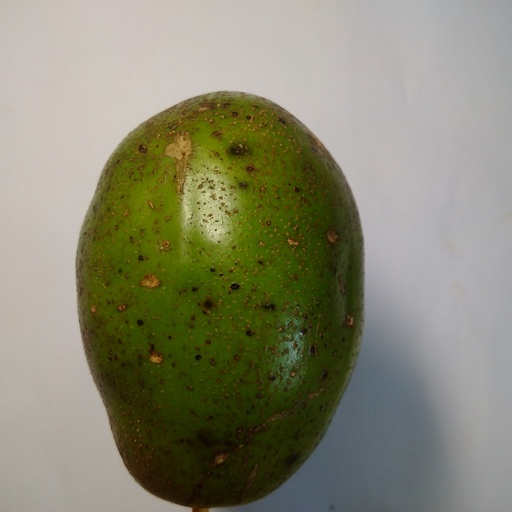
#> input picture Test/0Ambarella.jpg, 512 x 512 px; its folder holds only this picture in this run
$ python -i PreProcessing.py   (imports and definitions only)   (older library calls are emulated)
#> lines starting #> are read from the running program, lines starting #| are printed output that depends on the picture; after the words box and inside, x2 and y2 are one past the last pixel; in counts of white or black regions, pixels touching at a corner belong together
"""
	Code written by Tu Thanh Nguyen
	Date : September 17, 2017
	Last Update: September 18, 2017
"""

import os
import os.path
import re
import cv2
import numpy as np
import pywt
from matplotlib import pyplot as plt
from PIL import Image


class ScaleImage:
	def __init__(self,path):
		self.path=path
	def readFile(self):
		return [x for x in os.listdir(self.path) if re.match('.*\.[gif|png|jpeg|jpg|png|JPG]', x)]
	def readImage(self,im):
		return Image.open(self.path+im).convert('RGB')
	def resizeImage(self,img,SIZES):
		return img.resize(SIZES,Image.ANTIALIAS)
	def saveImage(self,path,img):
			img.save(path,quality=195)

class RectObject:
	"""
	"""
	def __init__(self,img):
		self.img=img
	def getRects(self):
		ret, threshed_img = cv2.threshold(self.img,
			120, 255, cv2.THRESH_BINARY)
	    # find contours and get the external one
		image, contours, hier = cv2.findContours(threshed_img, cv2.RETR_TREE,
                    cv2.CHAIN_APPROX_SIMPLE)
   		# [7 lines of commented-out code are left out]
		rects = []
		for c in contours:
			# get the bounding rect
			x, y, w, h = cv2.boundingRect(c)
			rects.append([w*h,x,y,w,h])

		return rects
	def getMaxRect(self):
		rects = self.getRects()
		max = rects[0]
		for e in rects:
			if e[0] > max [0]:
				max=e
		return max

>>> import cv2
>>> picture = cv2.imread('../Test/0Ambarella.jpg', cv2.IMREAD_GRAYSCALE)
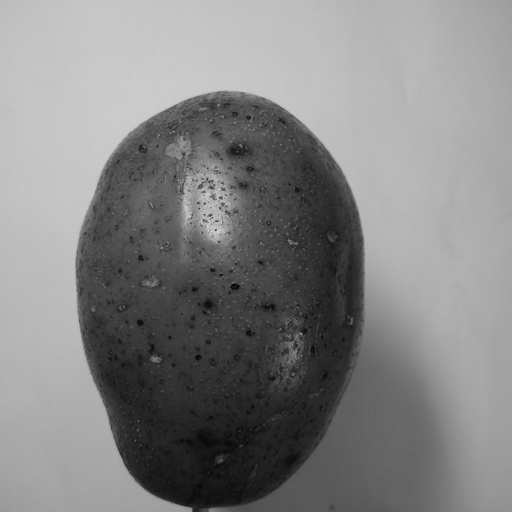
#> picture: shape (512, 512); min 5, max 219, mean 131.7
>>> result = RectObject(picture).getRects()
#> in getRects, `ret, threshed_img = cv2.threshold(self.img, 120, 255, cv2.THRESH_BINARY)`:
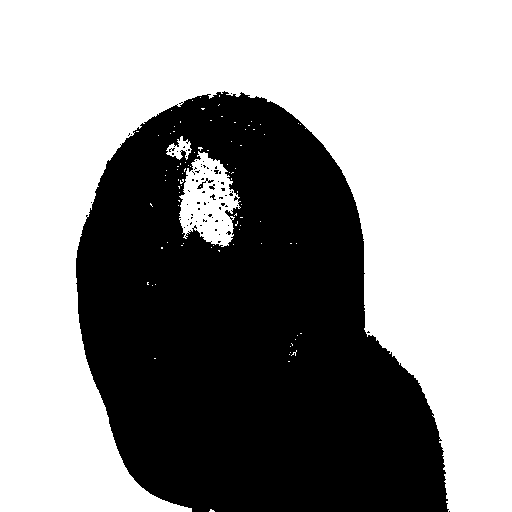
#> threshed_img: shape (512, 512); 58.2% white; 72 black regions (70 under 20 px)
#> in getRects, `image, contours, hier = cv2.findContours(threshed_img, cv2.RETR_TREE, ..`: contours = 191 contours, 184 with area under 20; largest, box (x1, y1, x2, y2) and area: (0, 0, 512, 512) 147142, (179, 151, 241, 247) 3676, (166, 136, 192, 160) 268, (196, 180, 207, 190) 40, (209, 193, 217, 201) 25, (208, 185, 216, 191) 22, (213, 169, 220, 175) 22
#> the loop in getRects, `for c in contours:` made 191 passes
#> (x, y, w, h) on passes 1, 4, 5: (209, 509, 6, 3), (289, 354, 1, 1), (290, 352, 1, 1)
#> after the loop in getRects, `for c in contours:`: rects = 191 items, first 6: [18, 209, 509, 6, 3], [2, 288, 361, 2, 1], [2, 154, 358, 2, 1], [1, 289, 354, 1, 1], [1, 290, 352, 1, 1], [36, 291, 350, 6, 6]
#> result has the same summary as rects in getRects

$ run again, on Test/10Ambarella.jpg
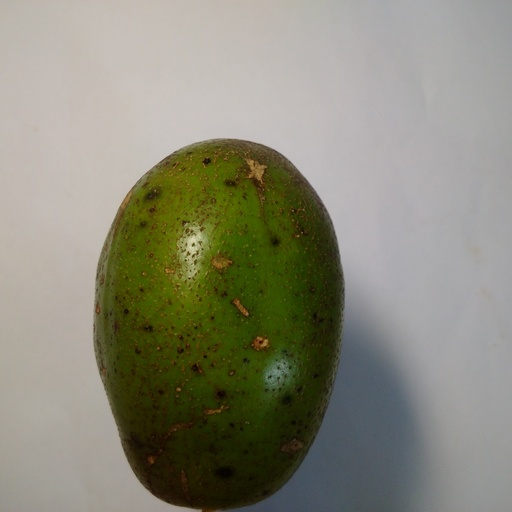
#> input picture Test/10Ambarella.jpg, 512 x 512 px
#> `picture = cv2.imread('../Test/0Ambarella.jpg', cv2.IMREAD_GRAYSCALE)`:
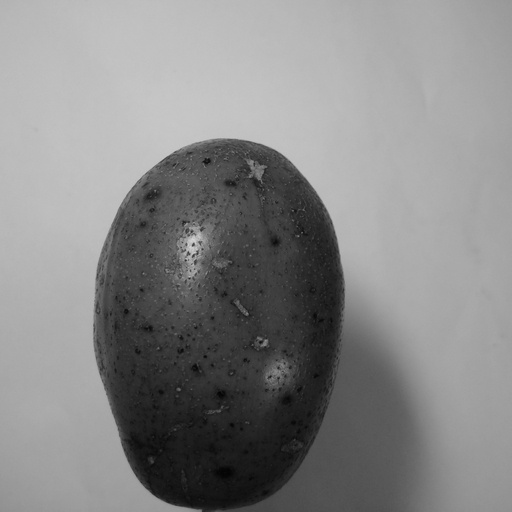
#> picture: shape (512, 512); min 2, max 213, mean 135.3
#> in getRects, `ret, threshed_img = cv2.threshold(self.img, 120, 255, cv2.THRESH_BINARY)`:
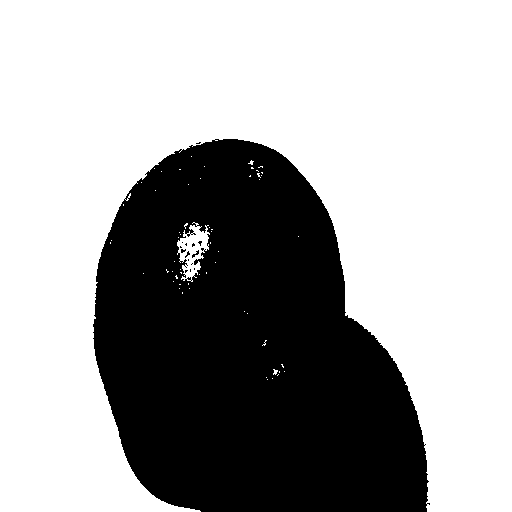
#> threshed_img: shape (512, 512); 65.1% white; 15 black regions (13 under 20 px)
#> contours = 88 contours, 83 with area under 20; largest, box (x1, y1, x2, y2) and area: (0, 0, 512, 512) 168156, (177, 222, 210, 282) 943, (191, 249, 200, 259) 32, (184, 250, 191, 259) 22, (180, 248, 187, 254) 21
#> the loop in getRects, `for c in contours:` made 88 passes
#> (x, y, w, h) on passes 1, 2, 3, 5, 7, 8, 9, 10: (267, 379, 1, 1), (272, 378, 1, 1), (266, 377, 1, 1), (284, 371, 1, 1), (273, 369, 5, 6), (281, 364, 3, 4), (262, 340, 5, 6), (247, 313, 1, 1)
#> after the loop in getRects, `for c in contours:`: rects = 88 items, first 6: [1, 267, 379, 1, 1], [1, 272, 378, 1, 1], [1, 266, 377, 1, 1], [4, 277, 374, 2, 2], [1, 284, 371, 1, 1], [2, 279, 371, 1, 2]
#> result has the same summary as rects in getRects
